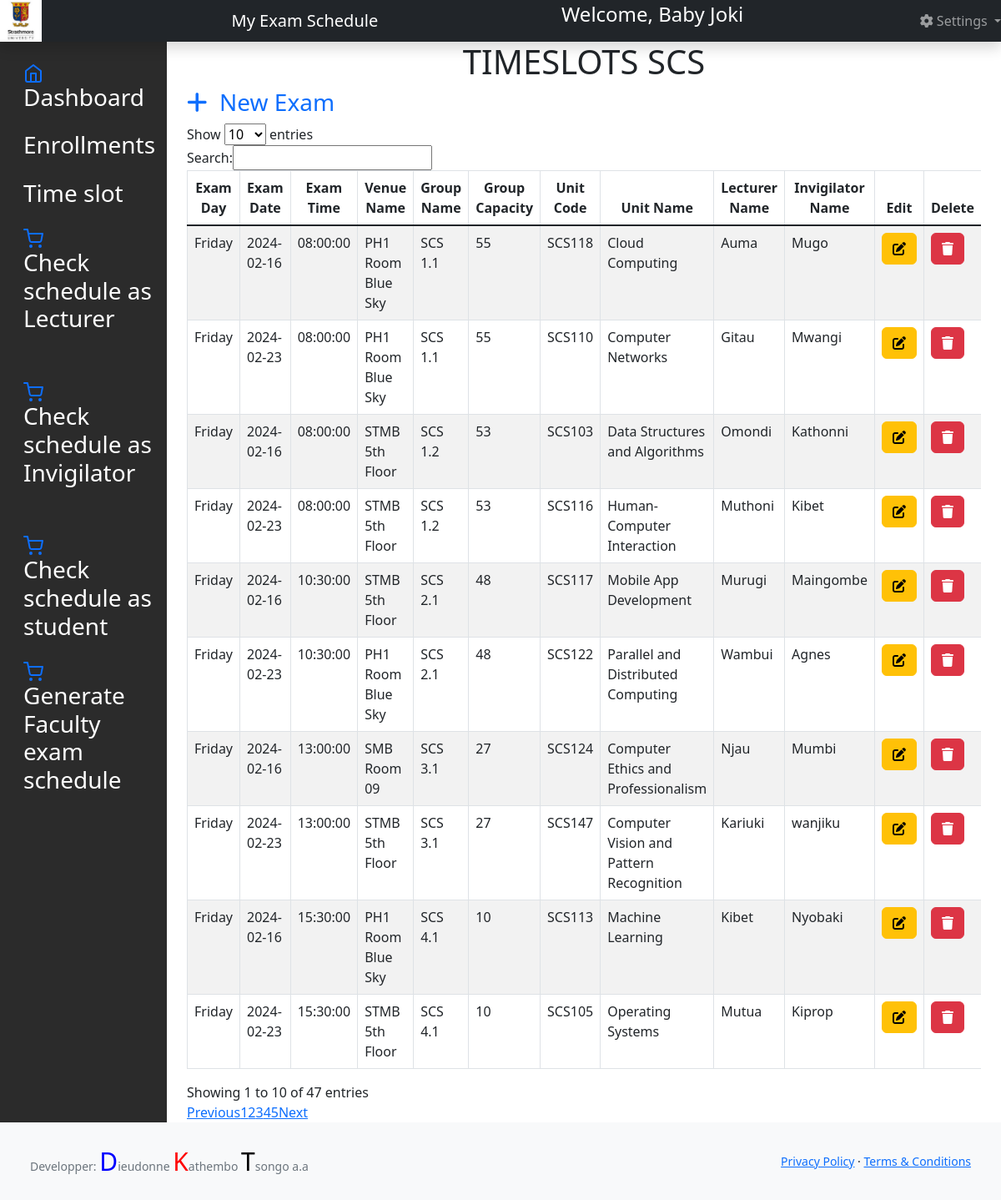
/system/read_draft_exam_schedule_scs.php (signed in), run on an earlier commit of the app's database.
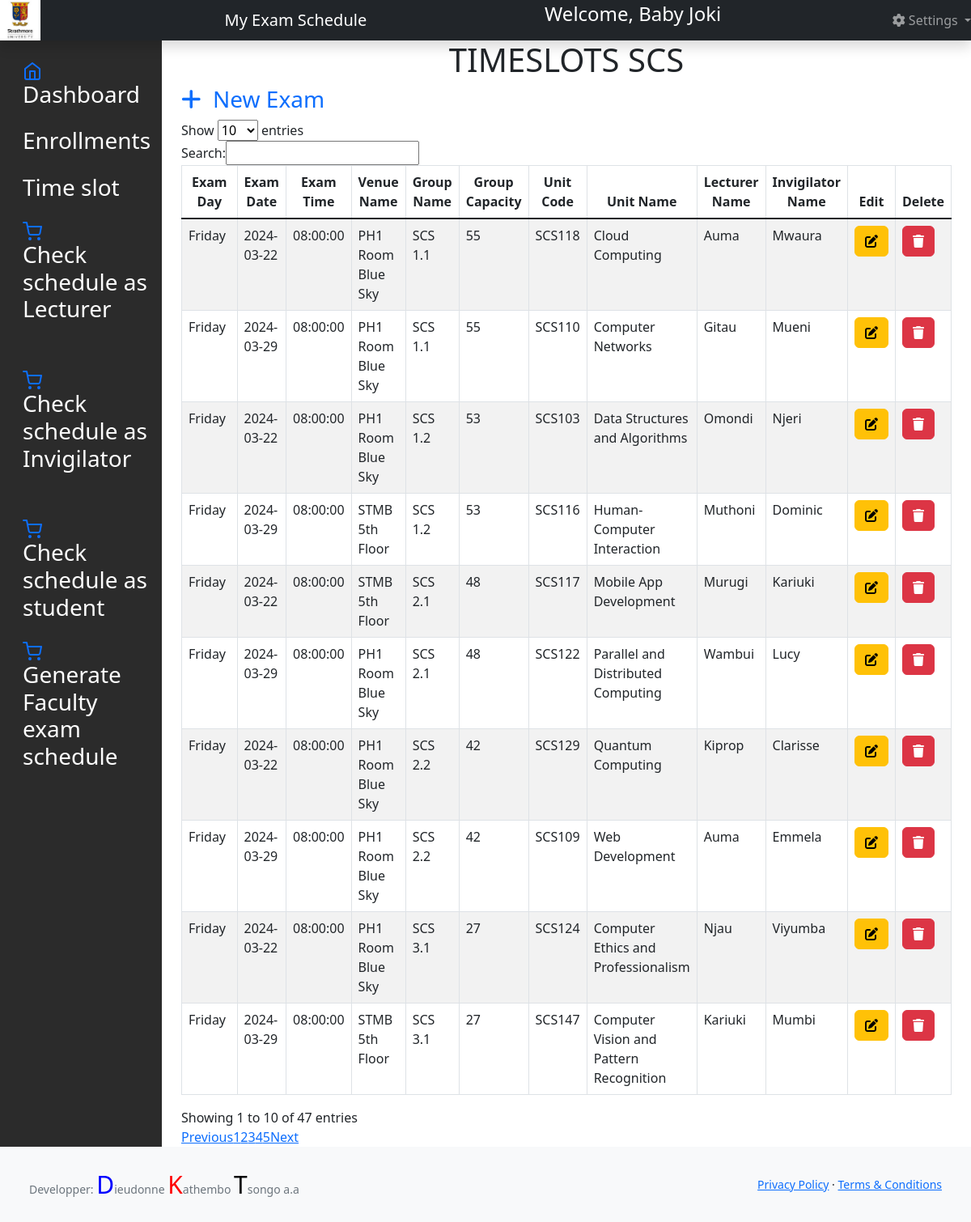
And on a later commit of the database.
### tables this page shows
CREATE TABLE `timeslot_bbt` (
  `time_id` int(11) NOT NULL,
  `exam_day` varchar(255) DEFAULT NULL,
  `exam_date` date DEFAULT NULL,
  `exam_time` time DEFAULT NULL,
  `venue_name` varchar(50) NOT NULL,
  `group_name` varchar(50) NOT NULL,
  `group_capacity` int(11) NOT NULL,
  `subject_code` varchar(50) NOT NULL,
  `subject_name` varchar(50) NOT NULL,
  `lect_name` varchar(20) NOT NULL,
  `invigilator_name` varchar(20) NOT NULL
);

### system/read_draft_exam_schedule_scs.php (the view, shortened to what this page needs)
<?php
include 'header.php';
include 'dbcon.php';
 ?>
<div class="container-fluid">
  <div class="row">
  <?php include "scs_facadmin_sidebar.php";?>
    <main class="col-md-9 ms-sm-auto col-lg-10 px-md-4">
        <div class="wrapper">
            <div class="">
                <div class="col-lg-12">
                    <div class="panel panel-default">
                        <div class="panel-heading">
                            <h1 style="text-align: center;">TIMESLOTS SCS</h1>
                            <h3><a href="create_timeslot_scs.php" style="text-decoration:none;"><span class="fas fa-plus"></span>&nbsp; New Exam</a></h3>
                        </div>
                        <div class="panel-body">
                            <div class="table-responsive">
                                <table cellpadding="0" cellspacing="0" border="0" class="table table-striped table-bordered" id="example">
                                    <thead>
                                        <tr>
                                            <th style="text-align: center;">Exam Day</th>
                                            <th style="text-align: center;">Exam Date</th>
                                            <th style="text-align: center;">Exam Time</th>
                                            <th style="text-align: center;">Venue Name</th>
                                            <th style="text-align: center;">Group Name</th>
                                            <th style="text-align: center;">Group Capacity</th>
                                            <th style="text-align: center;">Unit Code</th>
                                            <th style="text-align: center;">Unit Name</th>
                                            <th style="text-align: center;">Lecturer Name</th>
                                            <th style="text-align: center;">Invigilator Name</th>
                                            <th style="text-align: center;">Edit</th>
                                            <th style="text-align: center;">Delete</th>
                                        </tr>
                                    </thead>
                                    <tbody>
                                        <?php
                                            $select_stmt = $conn->prepare("SELECT * FROM timeslot_bbt where group_name like '%SCS%' ");
                                            $select_stmt->execute();
                                            while($row = $select_stmt->fetch(PDO::FETCH_ASSOC))
                                        {
                                        ?>
                                        <tr>
                                            <td><?php echo $row['exam_day']; ?></td>
                                            <td><?php echo $row['exam_date']; ?></td>
                                            <td><?php echo $row['exam_time']; ?></td>
                                            <td><?php echo $row['venue_name']; ?></td>
                                            <td><?php echo $row['group_name']; ?></td>
                                            <td><?php echo $row['group_capacity']; ?></td>
                                            <td><?php echo $row['subject_code']; ?></td>
                                            <td><?php echo $row['subject_name']; ?></td>
                                            <td><?php echo $row['lect_name']; ?></td>
                                            <td><?php echo $row['invigilator_name']; ?></td>
                                            <td><a href="edit_draft_exam_schedule.php?update_id=<?php echo $row['time_id']; ?>" class="btn btn-warning"><i class="fas fa-edit"></i></a></td>
                                            <td><a href="?delete_id=<?php echo $row['time_id']; ?>" class="btn btn-danger"><i class="fas fa-trash"></i></a></td>
                                        </tr>
                                        <?php
                                        }
                                        ?>
                                    </tbody>
                                </table>
                            </div>
                        </div>
                    </div>
                </div>
            </div>
        </div>
    </main>
    <?php require 'footer.php' ?>
</div>
</div>

### system/header.php (shortened to what this page needs)
<?php
if(isset($_SESSION["username"])) {
    $welcome_message = '<h4>Welcome, ' . htmlspecialchars($_SESSION["username"]) . '</h4>';
} else {
    header("Location: ../authentifications/login.php");
    exit();
}
?>
<!DOCTYPE html>
<html lang="en">
<head>
    <link href="../assets/dist/css/bootstrap.min.css" rel="stylesheet">
    <link rel="stylesheet" href="https://cdn.jsdelivr.net/npm/bootstrap@5.2.0/dist/css/bootstrap.min.css">
    <link rel="stylesheet" href="https://cdnjs.cloudflare.com/ajax/libs/font-awesome/6.5.1/css/all.min.css">
</head>
<body>
    <header class="navbar navbar-dark sticky-top bg-dark flex-md-nowrap p-0 shadow">
        <img src="assets/strathLogo.ico" alt="University Logo" style="width: 50px;">
        <a class="navbar-brand col-md-3 col-lg-2 me-0 px-3" href="#">My Exam Schedule</a>
        <h2><span class="username"><?php echo $welcome_message; ?></span></h2>
        <div class="navbar-nav">
            <div class="nav-item text-nowrap">
                <div class="dropdown">
                    <a class="nav-link dropdown-toggle" href="#" role="button" id="navbarDropdown" data-bs-toggle="dropdown" aria-expanded="false">
                        <i class="fas fa-cog"></i> Settings
                    </a>
                </div>
            </div>
        </div>
    </header>
</body>
</html>

### system/scs_facadmin_sidebar.php (shortened to what this page needs)
<nav id="collapsePages" class="col-md-2 d-md-block sidebar collapse" style="background-color: rgba(0, 0, 0, 0.83);">
  <div class="position-sticky pt-3">
    <ul class="nav flex-column">
      <li class="nav-item">
        <a class="nav-link active" aria-current="page" href="scs_facadmin_dashboard.php">
          <span data-feather="home"></span>
          <h3 style="color:white;">Dashboard</h3>
        </a>
      </li>
      <a class="nav-link collapsed" href="#" data-bs-toggle="collapse" data-bs-target="#Enrollcollapse" aria-expanded="false">
          <h3 style="color:white;">Enrollments</h3>
     </a>
        <li class="nav-item">
        <a class="nav-link collapsed" href="#" data-bs-toggle="collapse" data-bs-target="#DraftCollapse" aria-expanded="false" aria-controls="HomeCollapse">
          <h3 style="color:white;">Time slot</h3>
        </a>
      </li>
      <li class="nav-item">
        <a class="nav-link" href="individual_exam_schedule_lecturer_scs_admin.php">
          <span data-feather="shopping-cart"></span>
          <h3 style="color:white;">Check schedule as Lecturer</h3>
        </a>
      </li>
      <li class="nav-item">
        <a class="nav-link" href="individual_exam_schedule_invigilator_scs_admin.php">
          <span data-feather="shopping-cart"></span>
          <h3 style="color:white;">Check schedule as Invigilator</h3>
        </a>
      </li>
      <li class="nav-item">
        <a class="nav-link" href="individual_exam_schedule_students_scs_admin.php">
          <span data-feather="shopping-cart"></span>
          <h3 style="color:white;">Check schedule as student</h3>
        </a>
      </li>
      <li class="nav-item">
        <a class="nav-link" href="scs_exam_schedule_pdf.php">
          <span data-feather="shopping-cart"></span>
          <h3 style="color:white;">Generate Faculty exam schedule</h3>
        </a>
      </li>
    </ul>
  </div>
</nav>

### system/footer.php (shortened to what this page needs)
<footer class="py-4 bg-light mt-auto">
    <div class="container-fluid px-4">
      <div class="d-flex align-items-center justify-content-between small">
          <div class="text-muted">Developper:
              <span style="color:blue; font-size:30px;">D</span>ieudonne <span style="color:red; font-size:30px;">K</span>athembo <span style="color:black; font-size:30px;">T</span>songo a.a</div>
                  <div>
                    <a href="#">Privacy Policy</a>
                      &middot;
                    <a href="#">Terms &amp; Conditions</a>
                  </div>
          </div>
      </div>
    </footer>
</body>
</html>

### system/header.php (style rules this page uses)
.username { color: white; }

What changed in the data, as far as the page shows it:
removed timeslot_bbt: exam_day "Friday", exam_date "2024-02-16", exam_time "08:00:00", venue_name "PH1 Room Blue Sky", group_name "SCS 1.1", group_capacity "55", subject_code "SCS118", subject_name "Cloud Computing", lect_name "Auma", invigilator_name "Mugo"
removed timeslot_bbt: exam_day "Friday", exam_date "2024-02-23", exam_time "08:00:00", venue_name "PH1 Room Blue Sky", group_name "SCS 1.1", group_capacity "55", subject_code "SCS110", subject_name "Computer Networks", lect_name "Gitau", invigilator_name "Mwangi"
removed timeslot_bbt: exam_day "Friday", exam_date "2024-02-16", exam_time "08:00:00", venue_name "STMB 5th Floor", group_name "SCS 1.2", group_capacity "53", subject_code "SCS103", subject_name "Data Structures and Algorithms", lect_name "Omondi", invigilator_name "Kathonni"
removed timeslot_bbt: exam_day "Friday", exam_date "2024-02-23", exam_time "08:00:00", venue_name "STMB 5th Floor", group_name "SCS 1.2", group_capacity "53", subject_code "SCS116", subject_name "Human-Computer Interaction", lect_name "Muthoni", invigilator_name "Kibet"
removed timeslot_bbt: exam_day "Friday", exam_date "2024-02-16", exam_time "10:30:00", venue_name "STMB 5th Floor", group_name "SCS 2.1", group_capacity "48", subject_code "SCS117", subject_name "Mobile App Development", lect_name "Murugi", invigilator_name "Maingombe"
removed timeslot_bbt: exam_day "Friday", exam_date "2024-02-23", exam_time "10:30:00", venue_name "PH1 Room Blue Sky", group_name "SCS 2.1", group_capacity "48", subject_code "SCS122", subject_name "Parallel and Distributed Computing", lect_name "Wambui", invigilator_name "Agnes"
removed timeslot_bbt: exam_day "Friday", exam_date "2024-02-16", exam_time "13:00:00", venue_name "SMB Room 09", group_name "SCS 3.1", group_capacity "27", subject_code "SCS124", subject_name "Computer Ethics and Professionalism", lect_name "Njau", invigilator_name "Mumbi"
removed timeslot_bbt: exam_day "Friday", exam_date "2024-02-23", exam_time "13:00:00", venue_name "STMB 5th Floor", group_name "SCS 3.1", group_capacity "27", subject_code "SCS147", subject_name "Computer Vision and Pattern Recognition", lect_name "Kariuki", invigilator_name "wanjiku"
removed timeslot_bbt: exam_day "Friday", exam_date "2024-02-16", exam_time "15:30:00", venue_name "PH1 Room Blue Sky", group_name "SCS 4.1", group_capacity "10", subject_code "SCS113", subject_name "Machine Learning", lect_name "Kibet", invigilator_name "Nyobaki"
removed timeslot_bbt: exam_day "Friday", exam_date "2024-02-23", exam_time "15:30:00", venue_name "STMB 5th Floor", group_name "SCS 4.1", group_capacity "10", subject_code "SCS105", subject_name "Operating Systems", lect_name "Mutua", invigilator_name "Kiprop"
added timeslot_bbt: exam_day "Friday", exam_date "2024-03-22", exam_time "08:00:00", venue_name "PH1 Room Blue Sky", group_name "SCS 1.1", group_capacity "55", subject_code "SCS118", subject_name "Cloud Computing", lect_name "Auma", invigilator_name "Mwaura"
added timeslot_bbt: exam_day "Friday", exam_date "2024-03-29", exam_time "08:00:00", venue_name "PH1 Room Blue Sky", group_name "SCS 1.1", group_capacity "55", subject_code "SCS110", subject_name "Computer Networks", lect_name "Gitau", invigilator_name "Mueni"
added timeslot_bbt: exam_day "Friday", exam_date "2024-03-22", exam_time "08:00:00", venue_name "PH1 Room Blue Sky", group_name "SCS 1.2", group_capacity "53", subject_code "SCS103", subject_name "Data Structures and Algorithms", lect_name "Omondi", invigilator_name "Njeri"
added timeslot_bbt: exam_day "Friday", exam_date "2024-03-29", exam_time "08:00:00", venue_name "STMB 5th Floor", group_name "SCS 1.2", group_capacity "53", subject_code "SCS116", subject_name "Human-Computer Interaction", lect_name "Muthoni", invigilator_name "Dominic"
added timeslot_bbt: exam_day "Friday", exam_date "2024-03-22", exam_time "08:00:00", venue_name "STMB 5th Floor", group_name "SCS 2.1", group_capacity "48", subject_code "SCS117", subject_name "Mobile App Development", lect_name "Murugi", invigilator_name "Kariuki"
added timeslot_bbt: exam_day "Friday", exam_date "2024-03-29", exam_time "08:00:00", venue_name "PH1 Room Blue Sky", group_name "SCS 2.1", group_capacity "48", subject_code "SCS122", subject_name "Parallel and Distributed Computing", lect_name "Wambui", invigilator_name "Lucy"
added timeslot_bbt: exam_day "Friday", exam_date "2024-03-22", exam_time "08:00:00", venue_name "PH1 Room Blue Sky", group_name "SCS 2.2", group_capacity "42", subject_code "SCS129", subject_name "Quantum Computing", lect_name "Kiprop", invigilator_name "Clarisse"
added timeslot_bbt: exam_day "Friday", exam_date "2024-03-29", exam_time "08:00:00", venue_name "PH1 Room Blue Sky", group_name "SCS 2.2", group_capacity "42", subject_code "SCS109", subject_name "Web Development", lect_name "Auma", invigilator_name "Emmela"
added timeslot_bbt: exam_day "Friday", exam_date "2024-03-22", exam_time "08:00:00", venue_name "PH1 Room Blue Sky", group_name "SCS 3.1", group_capacity "27", subject_code "SCS124", subject_name "Computer Ethics and Professionalism", lect_name "Njau", invigilator_name "Viyumba"
added timeslot_bbt: exam_day "Friday", exam_date "2024-03-29", exam_time "08:00:00", venue_name "STMB 5th Floor", group_name "SCS 3.1", group_capacity "27", subject_code "SCS147", subject_name "Computer Vision and Pattern Recognition", lect_name "Kariuki", invigilator_name "Mumbi"
